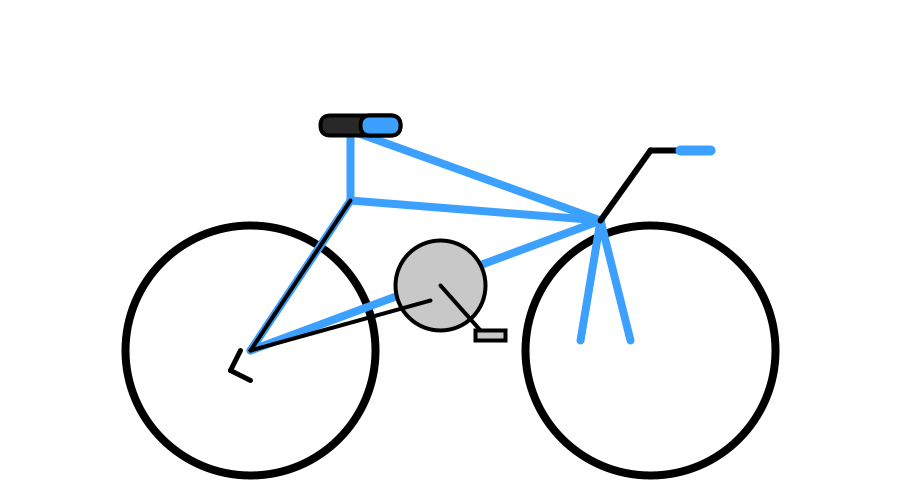
Frame 1 (no input)
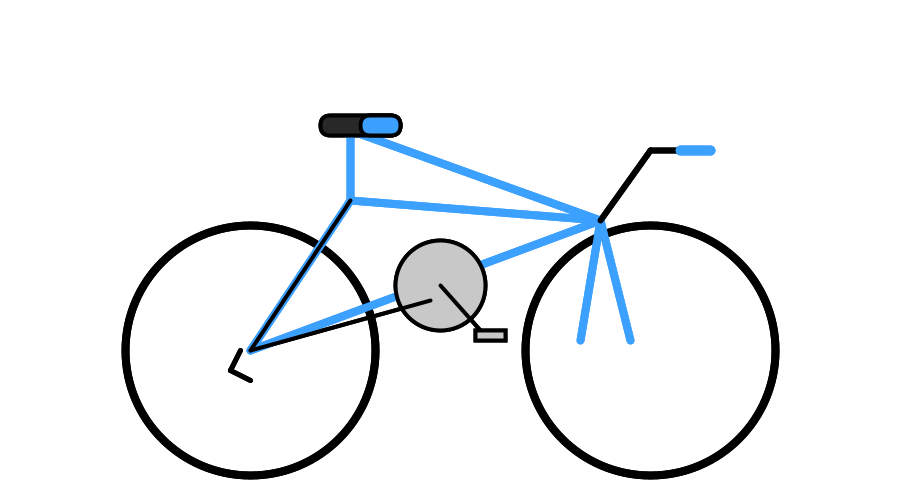
Frame 2 (the mouse pressed at the canvas centre, redrawn once)

The Processing sketch that drew these frames (run headless with seeded random() and noise(); the mouse was pressed at the canvas centre and the sketch redrawn once):

// Processing sketch: bike
// ── bike.pde
void setup() {
  size(900, 500);
  background(255);
  smooth();
  stroke(0);
  strokeWeight(3);
  noLoop();
}

void draw() {
  // Colors
  color frameBlue = color(60,160,255);
  color gray = color(200);

  // ---- Wheels ----
  strokeWeight(8);
  noFill();
  ellipse(250, 350, 250, 250);  // Rear wheel
  ellipse(650, 350, 250, 250);  // Front wheel

  // ---- Frame ----
  strokeWeight(8);
  stroke(frameBlue);

  // Main frame triangle
  line(250, 350, 350, 200);
  line(350, 200, 600, 220);
  line(600, 220, 250, 350);

  // Seat tube
  line(350, 200, 350, 130);

  // Front fork
  line(600, 220, 630, 340);
  line(600, 220, 580, 340);

  // Top tube
  line(350, 130, 600, 220);

  // ---- Seat ----
  stroke(0);
  strokeWeight(4);
  fill(40);
  rect(320, 115, 80, 20, 10);
  fill(frameBlue);
  rect(360, 115, 40, 20, 10);

  // ---- Handlebars ----
  strokeWeight(6);
  line(600, 220, 650, 150);
  line(650, 150, 690, 150);
 
  strokeWeight(10);
  stroke(frameBlue);
  line(680, 150, 710, 150);

  // ---- Pedal crank ----
  stroke(0);
  strokeWeight(4);
  fill(gray);
  ellipse(440, 285, 90, 90);     // chainring
  line(440, 285, 480, 330);       // crank arm
  rect(475, 330, 30, 10);         // pedal

  // ---- Chain stay / derailleur ----
  stroke(0);
  strokeWeight(4);
  line(250, 350, 430, 300);       // bottom chain stay
  line(350, 200, 250, 350);       // seat stay

  // Simple derailleur shape
  strokeWeight(5);
  line(240, 350, 230, 370);
  line(230, 370, 250, 380);
}
